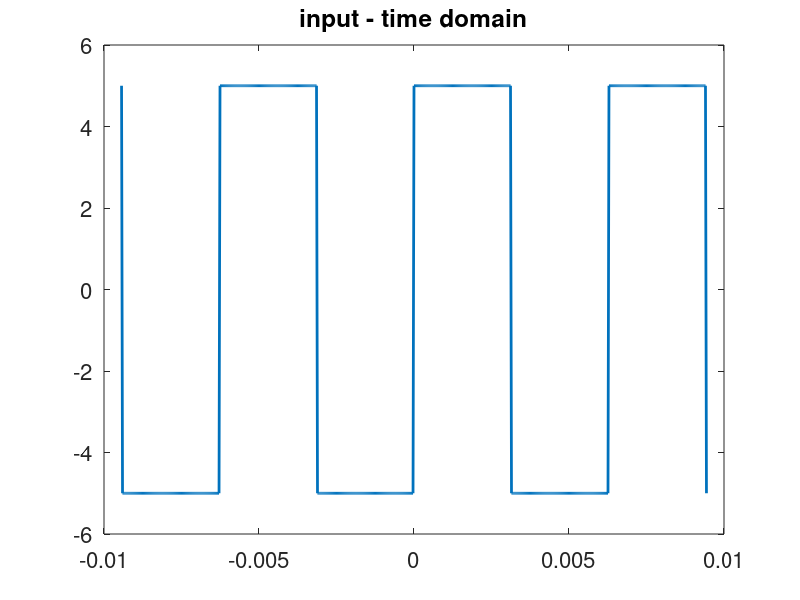
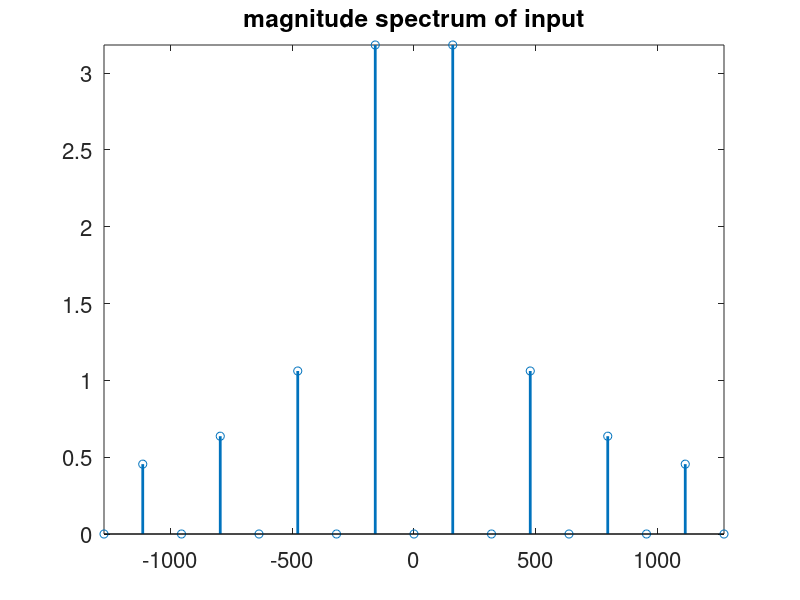
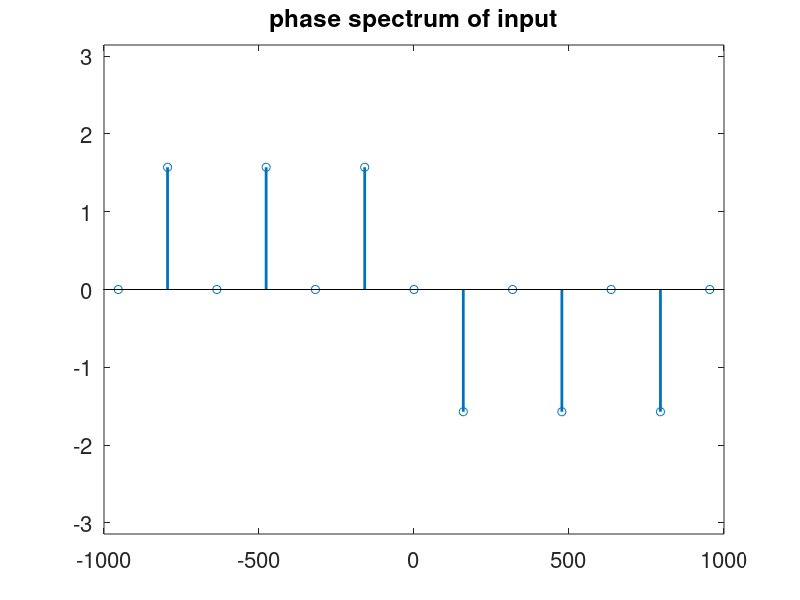
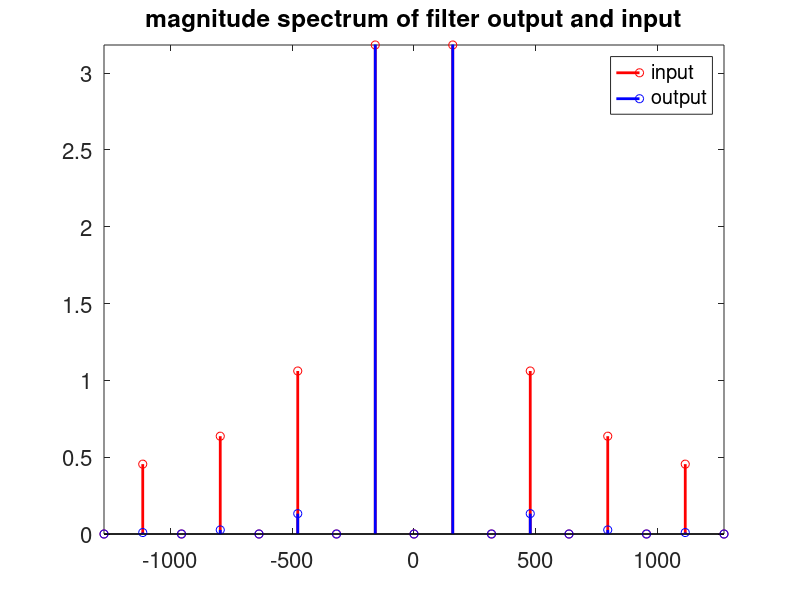

These charts were generated, in order, by the following MATLAB code:
%% square wave generator
clc
clear all
hold off

f0=159;     %fundamental freq of input square wave
T0 = 1/f0;  %period 
tstep = 0.005*T0;
no_sample = 3*T0/tstep + 1; %no. of samples  within  3*T0
no_sample1 = T0/tstep + 1; %no. of samples  within  T0
%tt = -0.5*T0:tstep:0.5*T0;
tt = -1.5*T0:tstep:1.5*T0;

% tt1 = -0.5*T0:tstep:0.5*T0; % time vector for the period -0.5T0 to 0.5T0
% gp1 = tt1/T0; %input - triangular wave in the period -0.5T0 to 0.5T0
% gp_in = [gp1 gp1(2:no_sample1-1) gp1]; %3 cycles of the triangular wave

amplitude = 5; % half of V peak to peak
gp1 = amplitude * square(2 * pi * f0 * tt); % Generate square wave
gp_in = gp1; % Input Waveform

figure(1)
Hp1 = plot(tt,gp_in);
set(Hp1,'LineWidth',2)
Ha = gca;
set(Ha,'Fontsize',16)
title('input - time domain')
pause

%% Fourier series representation of signal (Amplitude Spectrum)
      
% K=1/(2*pi);
N=100; %no. of harmonics
nvec = -N:N;
c_in = zeros(size(nvec));
for n = nvec
    m = n+N+1;
    % c_in(m) = 1i*K*((-1)^n)/n;
    
    if mod(n, 2) == 1
        c_in(m) = amplitude * (2 / (1i * pi * n)); % Fourier coefficients for square wave
    else
        c_in(m) = 0; % Zero coefficients for even harmonics
    end

    % if (n == 0)
    %   c_in(m) = 0.0;
    % end
end
f = nvec*f0; %frequency vector
figure(2)
Hp1=stem(f,abs(c_in));
axis([-8*f0 8*f0 0 max(abs(c_in))])
set(Hp1,'LineWidth',2)
Ha = gca;
set(Ha,'Fontsize',16)
title('magnitude spectrum of input')
pause

%% Fourier series representation of signal (Phase Spectrum)

figure(3)
Hp1=stem(f,angle(c_in));
set(Hp1,'LineWidth',2)
Ha = gca;
set(Ha,'Fontsize',16)
axis([-0.1e4 0.1e4 -pi pi])
title('phase spectrum of input')
pause

%% Designing the 2nd order Butterworth filter

R=10e3;
C=0.1e-6;
fc=1/(2*pi*R*C)     %cutoff freq of filter
% fc = 1 / (2 * pi * sqrt(R * R * C * C)) %cutoff freq of filter
%fc = 5000;
Q = 5; % Quality factor for Butterworth filter
f_gain = 3 - (1 / Q); % Filter Gain

%Hf = 1 ./(1+1i*f/fc) ;%filter transfer function

% 2nd order filter transfer function
Hf = 1 ./ (1 - (f / fc).^2 + 1i * (f / (fc * Q)));
c_out = c_in .* Hf; %Fourier coefficients of the filter output

figure(4)
stem(f,abs(c_in),'r','LineWidth',2);
hold on
stem(f,abs(c_out),'b','LineWidth',2);
hold off
axis([-8*f0 8*f0 0 max(abs(c_in))])
Ha = gca;
set(Ha,'Fontsize',16)
title('magnitude spectrum of filter output and input')
Ha = gca;
set(Ha,'Fontsize',16)
legend('input','output')
pause


%% Construct the output signal from the Cout Fourier coefficients

A = zeros(2*N+1,ceil(no_sample));
for n = nvec
    m=n+N+1;
    A(m,:) = c_out(m) .* exp(1i*2*pi*n*f0*tt);
end
gp_out = sum(A);

% Limit Vout in range  (filter_gain * Vin, -filter_gain * Vin)
V_limit = amplitude * f_gain;  % Limiting factor
gp_out = max(min(real(gp_out), V_limit), -V_limit);

figure(5)
Hp1 = plot(tt,real(gp_out),'b',tt,gp_in,'r');
set(Hp1,'LineWidth',2)
Ha = gca;
set(Ha,'Fontsize',16)
title('filter input and output-time domain')
set(Ha,'Fontsize',16)
legend('output','input')